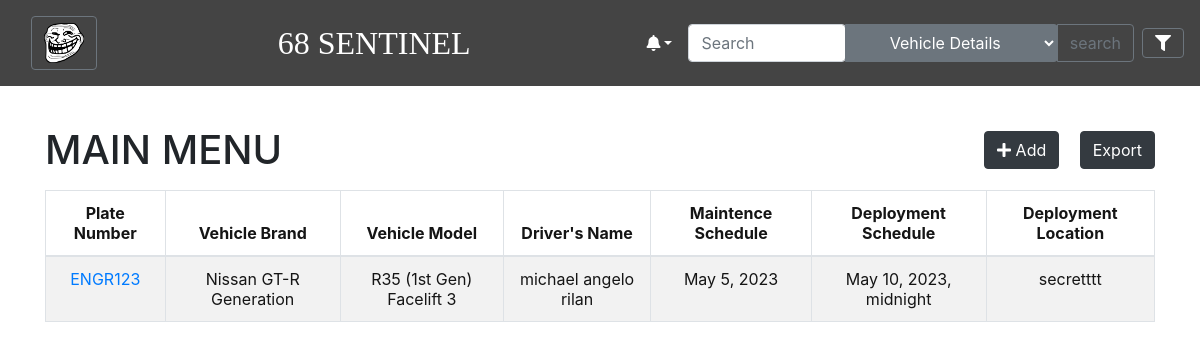
/main_menu, run on an earlier commit of the app's database.
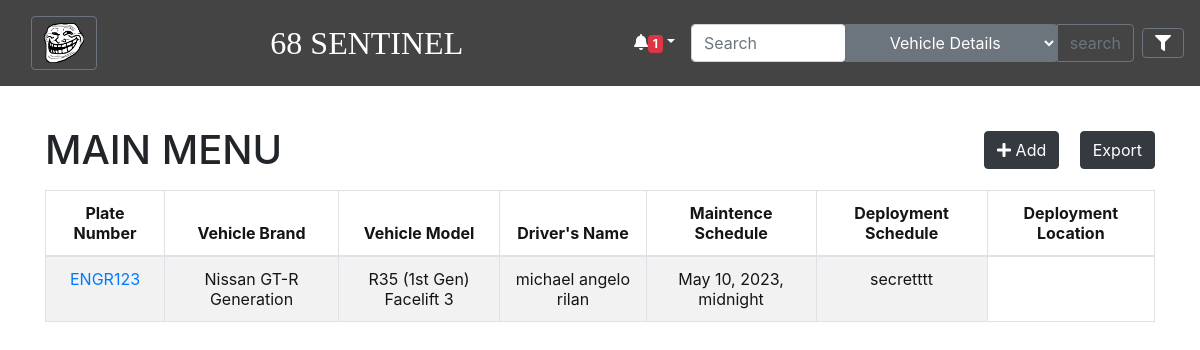
And on a later commit of the database.
### FMSApp/models.py (models this page shows, shortened)
class InputVSpecs(models.Model):
    PlateNumber = models.ForeignKey(
        InputVDetail, on_delete=models.CASCADE, blank=True, null=True)
    ChassisNumber = models.CharField(max_length=100, unique=True)
    ACUCompany = models.CharField(max_length=300)
    WheelerType = models.CharField(max_length=300)
    Engine = models.CharField(max_length=200)
    VehicleImage = models.ImageField(upload_to='', default="")
    objects = models.Manager()

class InputVDetail(models.Model):
    PlateNumber = models.CharField(
        max_length=100, unique=True, default="abc-123")
    VehicleBrand = models.CharField(max_length=300)
    VehicleModel = models.CharField(max_length=300)
    GasConsumption = models.CharField(max_length=300)
    objects = models.Manager()

class InputDDetail(models.Model):
    PlateNumber = models.ForeignKey(
        InputVDetail, on_delete=models.CASCADE, blank=True, null=True)
    DriversName = models.CharField(max_length=200)
    DriversAge = models.CharField(max_length=100)
    DriversMedicalCondition = models.CharField(max_length=300)
    DriversLicenseNumber = models.CharField(max_length=300, unique=True)
    objects = models.Manager()

class InputMSched(models.Model):
    PlateNumber = models.ForeignKey(
        InputVDetail, on_delete=models.CASCADE, blank=True, null=True)
    Date = models.DateField(default=now)
    status = models.CharField(max_length=300,null=True)
    TypeofRepairandMaintenance = models.CharField(max_length=300, null=True)
    objects = models.Manager()

class InputDeploymentSched(models.Model):
    PlateNumber = models.ForeignKey(
        InputVDetail, on_delete=models.CASCADE, blank=True, null=True)
    Date = models.DateTimeField(default=now)
    DeploymentLocation = models.CharField(max_length=100)
    objects = models.Manager()

### FMSApp/views.py (the view)
# urls.py: path('main_menu', views.main_menu, name='main_menu'),
def main_menu(request):
    ddetails = InputVSpecs.objects.select_related("PlateNumber").all()
    ddriver = InputDDetail.objects.select_related("PlateNumber").all()
    msched = InputMSched.objects.select_related("PlateNumber").all()
    deployment = InputDeploymentSched.objects.select_related("PlateNumber").all()
    context = {
        "ddetails": ddetails,
        "ddriver": ddriver,
        "msched": msched,
        "deploy": deployment,
    }
    return render(request, "FMSApp/main_menu.html", context)

### FMSApp/templates/FMSApp/main_menu.html (shortened to what this page needs)
{% extends "FMSApp/base.html" %}
{% load static %}
{% block content %}
<div class="container py-4">
    <div class="d-flex justify-content-between align-items-center mb-3">
        <h1 class="text-center mb-0">MAIN MENU</h1>
        <div>
            <a class="btn btn-dark mr-3" href="{% url 'Input_VDetails' %}">
                <i class="fa fa-plus"></i> Add
            </a>
            <a class="btn btn-dark" style="color:white" href="{% url 'exportVDetails' %}"> Export </a>
        </div>
    </div>
    <table class="table table-bordered table-striped table-hover text-center" style="color:rgb(21, 21, 21);">
        <thead>
            <tr>
              <th>Plate Number</th>
              <th>Vehicle Brand</th>
              <th>Vehicle Model</th>
              <th>Driver's Name</th>
              <th>Maintence Schedule</th>
              <th>Deployment Schedule</th>
              <th>Deployment Location</th>
            </tr>
        </thead>
        <tbody>
          {% for detail in ddetails %}
              <tr>
                  <td><a href="" data-toggle="modal" data-target="#show{{ detail.PlateNumber.PlateNumber }}">{{ detail.PlateNumber.PlateNumber }}</a> </td>
                  <td>{{ detail.PlateNumber.VehicleBrand }}</td>
                  <td>{{ detail.PlateNumber.VehicleModel }}</td>
                  {% for driver in ddriver %}
                    {% if driver.PlateNumber_id == detail.PlateNumber_id%}
                    <td>{{ driver.DriversName }}</td>
                    {% endif %}
                  {% endfor %}
                  {% for sched in msched %}
                    {% if sched.PlateNumber_id == detail.PlateNumber_id%}
                      <td>{{ sched.Date }}</td>
                    {% endif %}
                  {% endfor %}
                  {% for dep in deploy %}
                    {% if dep.PlateNumber_id == detail.PlateNumber_id%}
                        <td>{{ dep.Date }}</td>
                        <td>{{ dep.DeploymentLocation }}</td>
                    {% endif %}
                  {% endfor %}
              </tr>
            </div>
          {% endfor %}
</div>
{% endblock %}

What changed in the data, as far as the page shows it:
removed InputMSched: Date "May 5, 2023"
Also different on the page:
{{ unread_rows_count }}: (not shown) → "1"
